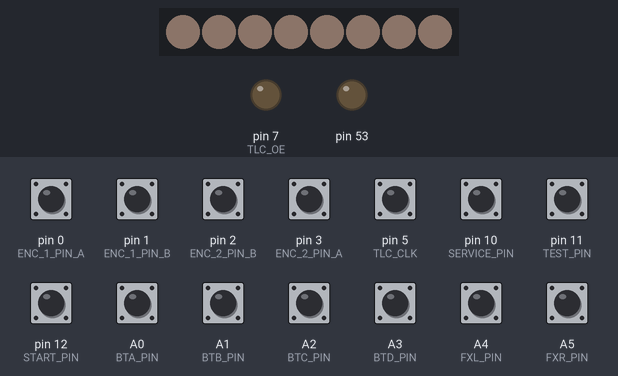
Bench run of a sketch on a simulated Arduino Mega 2560, built with avr-gcc and run on an emulated ATmega2560. Shown: 8 RGB LEDs in strip order, left to right, output pins drawn as LEDs (lit = HIGH). Wiring (inferred from the names in the program): input shift register (74HC165): load pin 6. The inputs (shaded band) are chosen by the test bench; at power-on: A0 (BTA_PIN), A1 (BTB_PIN), A2 (BTC_PIN), A3 (BTD_PIN), A4 (FXL_PIN), A5 (FXR_PIN), pin 0 (ENC_1_PIN_A), pin 1 (ENC_1_PIN_B), pin 2 (ENC_2_PIN_B), pin 3 (ENC_2_PIN_A), pin 5 (TLC_CLK), pin 10 (SERVICE_PIN), pin 11 (TEST_PIN), pin 12 (START_PIN) HIGH. Dim RGB values are drawn brighter than linear; random numbers use the default seed unless the sketch sets one.

Above: at 0.99 s.
1.3 s: A1 (BTB_PIN) pulled LOW for 0.15 s
At 1.61 s:
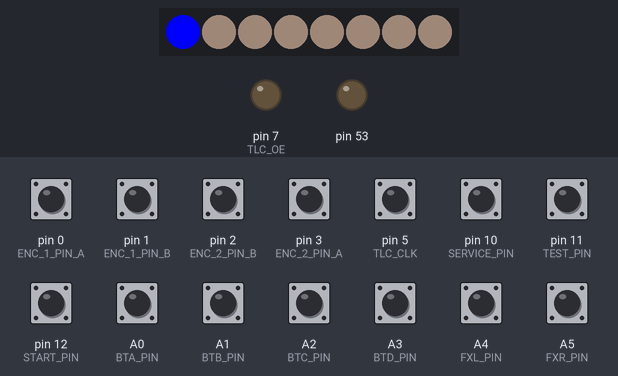
2.0 s: A5 (FXR_PIN) pulled LOW for 0.15 s
At 2.26 s:
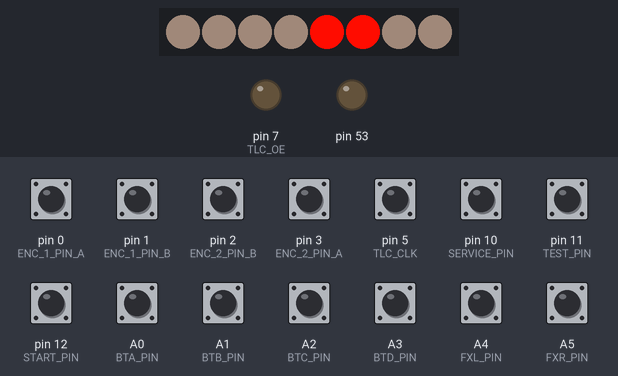
2.7 s: pin 10 (SERVICE_PIN) pulled LOW for 0.15 s
3.4 s: pin 2 (ENC_2_PIN_B) pulled LOW for 1 s
At 3.8 s:
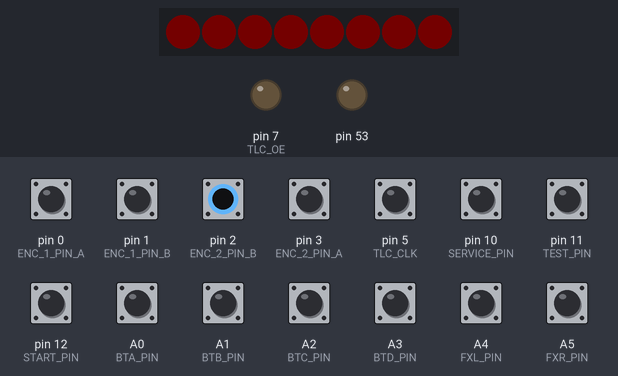
5.0 s: pin 11 (TEST_PIN) pulled LOW for 0.15 s
5.7 s: pin 12 (START_PIN) pulled LOW for 0.15 s
At 8.53 s:
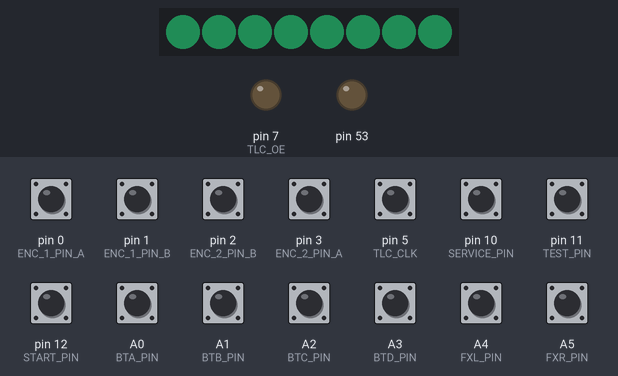
Timing chart, 0 to 8.9 s (numbered marks = the images above; inputs shaded):
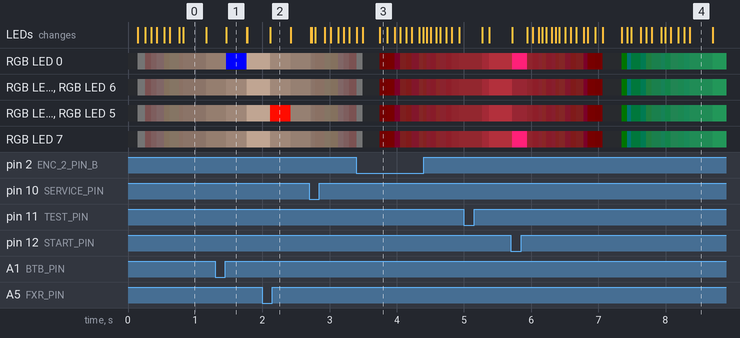

The sketch:

Micro_Voltex.ino
```cpp
#include "Input.h"
#include "Lighting.h"

// LED Lighting Refresh Rate (ms)
#define REFRESH_RATE 4

// 1ms Tasking
unsigned long msCounter;
bool oneMsFlag;

void setup() {
  // Timer3 Setup 1ms Interrupt (16MHz Ext. Clk)
  noInterrupts();
  TCCR3A = 0;
  TCCR3B = 0;
  TCNT3 = 0;

  // COM3A Compare Match Register
  OCR3A = 250;
  // CTC Enable
  TCCR3B |= (1 << WGM32);
  // Prescaler 64
  TCCR3B |= (0 << CS32);
  TCCR3B |= (1 << CS31);
  TCCR3B |= (1 << CS30);
  // Enable COMP3A match register
  TIMSK3 |= (1 << OCIE3A);
  interrupts();

  // Set Button Pin Mode
  inputPinInitialize();

  // Initialize Button Struct
  inputStructInitialize();

  // Initialize Lighting Struct
  lightingStructInitialize();

  // Initialize SPI and GPIO for TLC5947
  tlcSpiInitialize();

  // Initialize Pixels
  pixelInitialize();

  // Start Serial Debug Output
  Serial.begin(115200);

  // Generate Lighting Inverse Log Curve
  generateInverseLogCurve();
}

ISR(TIMER3_COMPA_vect) {
  ++msCounter;
  oneMsFlag = true;
}

void loop() {
  backgroundTask();
  oneMsTask();

  //testCode();
}

void testCode() {

}

void backgroundTask() {
  checkAllKeyEvents();
  encFuncLeft();
  encFuncRight();
}

void oneMsTask() {
  static long temp;
  static long temp2;
  if (oneMsFlag) {

    temp = micros();
    if (msCounter % 2 == 0 && msCounter % 4 == 0) {
      //tlcButtonReactive();
      tlcButtonReactiveFade(1);

      tlcSpiUpdate();
    }
    else if (msCounter % 2 == 0) {
      //pixelBreatheFixed(25, 255, 32, 120);
      pixelBreatheRandom(25);
      //pixelColorShift(100, 32);
      pixelButtonReactive();

      pixelUpdate();
    }
    temp2 = micros();

    if(msCounter % 1000 == 0) {

    }

    //Serial.println(temp2 - temp);
  }

  oneMsFlag = false;
}
```

Input.cpp
```cpp
#include <Arduino.h>
#include <Mouse.h>
#include <Keyboard.h>
#include "./src/Encoder/Encoder.h"
#include "Input.h"
#include "Lighting.h"

// Button Input Pins
#define BTA_PIN     A0
#define BTB_PIN     A1
#define BTC_PIN     A2
#define BTD_PIN     A3
#define FXL_PIN     A4
#define FXR_PIN     A5
#define START_PIN   12
#define SERVICE_PIN 10
#define TEST_PIN    11

// Encoder Pins
#define ENC_1_PIN_A 0
#define ENC_1_PIN_B 1
#define ENC_2_PIN_A 3
#define ENC_2_PIN_B 2

// Software Debounce Interval (ms)
#define DEBOUNCE 10

// Encoder
Encoder encLeft(ENC_1_PIN_A, ENC_1_PIN_B);
Encoder encRight(ENC_2_PIN_A, ENC_2_PIN_B);

// Global Input Struct
input_type inputStruct;

void inputPinInitialize() {
  // Pin Mode Declarations
  pinMode(BTA_PIN, INPUT_PULLUP);
  pinMode(BTB_PIN, INPUT_PULLUP);
  pinMode(BTC_PIN, INPUT_PULLUP);
  pinMode(BTD_PIN, INPUT_PULLUP);
  pinMode(FXL_PIN, INPUT_PULLUP);
  pinMode(FXR_PIN, INPUT_PULLUP);
  pinMode(SERVICE_PIN, INPUT_PULLUP);
  pinMode(TEST_PIN, INPUT_PULLUP);
  pinMode(START_PIN, INPUT_PULLUP);
}

void inputStructInitialize() {
  inputStruct.buttonPin[0] = BTA_PIN;
  inputStruct.buttonPin[1] = BTB_PIN;
  inputStruct.buttonPin[2] = BTC_PIN;
  inputStruct.buttonPin[3] = BTD_PIN;
  inputStruct.buttonPin[4] = FXL_PIN;
  inputStruct.buttonPin[5] = FXR_PIN;
  inputStruct.buttonPin[6] = START_PIN;
  inputStruct.buttonPin[7] = SERVICE_PIN;
  inputStruct.buttonPin[8] = TEST_PIN;

  memset(inputStruct.keyTimer, 0, 9 * sizeof(unsigned long));

  memset(inputStruct.buttonState, false, 2);

  inputStruct.asciiKey[0] = 0x64;
  inputStruct.asciiKey[1] = 0x66;
  inputStruct.asciiKey[2] = 0x6A;
  inputStruct.asciiKey[3] = 0x6B;
  inputStruct.asciiKey[4] = 0x6D;
  inputStruct.asciiKey[5] = 0x63;
  inputStruct.asciiKey[6] = 0x31;
  inputStruct.asciiKey[7] = 0x00;
  inputStruct.asciiKey[8] = 0x00;

  inputStruct.asciiKeyAlt[0] = 0x00;
  inputStruct.asciiKeyAlt[1] = 0x00;
  inputStruct.asciiKeyAlt[2] = 0x00;
  inputStruct.asciiKeyAlt[3] = 0x00;
  inputStruct.asciiKeyAlt[4] = 0x00;
  inputStruct.asciiKeyAlt[5] = 0x00;
  inputStruct.asciiKeyAlt[6] = 0x00;
  inputStruct.asciiKeyAlt[7] = 0x5B;
  inputStruct.asciiKeyAlt[8] = 0x5D;
}

void checkAllKeyEvents() {
  for (unsigned char i = 0; i < 9; ++i) {
    if (digitalRead(inputStruct.buttonPin[i]) == LOW && inputStruct.buttonState[i] == false) {
      Keyboard.press(inputStruct.asciiKey[i]);
      inputStruct.buttonState[i] = true;
      inputStruct.keyTimer[i] = millis();
    }
    else if (digitalRead(inputStruct.buttonPin[i]) == HIGH && inputStruct.buttonState[i] == true && millis() - inputStruct.keyTimer[i] > DEBOUNCE) {
      Keyboard.release(inputStruct.asciiKey[i]);
      inputStruct.buttonState[i] = false;
    }
  }
}

void encFuncLeft() {
  if (encLeft.read() != 0) {
    pixelEncoderSetLeftFlag();
    Mouse.move(encLeft.read(), 0, 0);
  }
  encLeft.write(0);
}

void encFuncRight() {
  if (encRight.read() != 0) {
    pixelEncoderSetRightFlag();
    Mouse.move(0, encRight.read(), 0);
  }
  encRight.write(0);
}
```

Input.h
```cpp
typedef struct {
  unsigned long keyTimer    [9];
  unsigned char buttonPin   [9];
  signed char   asciiKey    [9];
  signed char   asciiKeyAlt [9];
  bool          buttonState [9];
} input_type;

void inputPinInitialize();

void inputStructInitialize();

void checkAllKeyEvents();

void encFuncLeft();

void encFuncRight();
```

Lighting.cpp
```cpp
#include <Arduino.h>
#include <SPI.h>
#include "./src/NeoPixel/Adafruit_NeoPixel.h"
#include "Input.h"
#include "Lighting.h"

// TLC5947 Pins
#define TLC_DATA 4
#define TLC_CLK  5
#define TLC_LAT  6
#define TLC_OE   7

// NeoPixel
#define PIXEL_COUNT 8

// LED Lighting Levels
#define LIGHTING_LEVELS 64

SPISettings TLC_SPI_SETTINGS(8000000, MSBFIRST, SPI_MODE0);

Adafruit_NeoPixel pixel(PIXEL_COUNT, 8, NEO_GRB + NEO_KHZ800);

unsigned char ledSpiBuffer[48];
bool pixelEncoderLeftFlag;
bool pixelEncoderRightFlag;

// LED Lighting
float logArray[LIGHTING_LEVELS];

lighting_type lightingStruct;

void lightingStructInitialize() {
  lightingStruct.ledId[0] = 0;
  lightingStruct.ledId[1] = 3;
  lightingStruct.ledId[2] = 1;
  lightingStruct.ledId[3] = 2;
  lightingStruct.ledId[4] = 6;
  lightingStruct.ledId[5] = 5;
  lightingStruct.ledId[6] = 4;
}

void rand256(unsigned char *input) {
  // Faster Than Random(x,y) 6us vs. 80us
  *input = *input ^ (unsigned char)(micros()) ^ (unsigned char)(millis());
}

void generateInverseLogCurve() {
  for (unsigned char i = 1; i < (LIGHTING_LEVELS + 1); ++i) {
    //logArray[LIGHTING_LEVELS - i] = (unsigned char)((log(i) / log(64)) * 255);
    if (i == 1) {
      logArray[LIGHTING_LEVELS - i] = 1;
    }
    else {
      logArray[LIGHTING_LEVELS - i] = (float)(1.0 - ((log(i) / log(64))));
    }
  }
}

void tlcSpiInitialize() {
  // Initialize SPI Pins
  pinMode(MOSI, OUTPUT);
  pinMode(SCK, OUTPUT);

  // Ensure SPI Isn't Affected By Floating Chip Select
  pinMode(SS, OUTPUT);

  // Initialize TLC Specific Pins
  pinMode(TLC_LAT, OUTPUT);
  pinMode(TLC_OE, OUTPUT);

  // Ensure TLC GPIO Doesn't Pull SPI (High Impedance)
  pinMode(TLC_DATA, INPUT);
  pinMode(TLC_CLK, INPUT);

  digitalWrite(TLC_OE, LOW);
}

void pixelInitialize() {
  // Start Neopixels
  pixel.begin();
  pixel.show();
}

void tlcSpiWrite(unsigned char id, unsigned short r, unsigned short g, unsigned short b) {
  static unsigned short offset = 0;

  offset = (7 - id) * 4.5;

  // Odd Channel Byte Aligned
  if (id % 2 == 1) {
    ledSpiBuffer[offset] = (unsigned char)(b >> 4);
    ledSpiBuffer[offset + 1] = (unsigned char)((b << 4) | (g >> 8));
    ledSpiBuffer[offset + 2] = (unsigned char)(g);
    ledSpiBuffer[offset + 3] = (unsigned char)(r >> 4);
    ledSpiBuffer[offset + 4] |= (unsigned char)((r << 4) & 0xF0);
  }
  // Even Channel 4-Bit Offset
  else {
    ledSpiBuffer[offset] |= (unsigned char)(b >> 8);
    ledSpiBuffer[offset + 1] = (unsigned char)(b);
    ledSpiBuffer[offset + 2] = (unsigned char)(g >> 4);
    ledSpiBuffer[offset + 3] = (unsigned char)((g << 4) | (r >> 8));
    ledSpiBuffer[offset + 4] = (unsigned char)(r);
  }
}

void tlcSpiUpdate() {
  // Output TLC GS Data
  SPI.beginTransaction(TLC_SPI_SETTINGS);
  for (unsigned char i = 0; i < 36; ++i) {
    SPI.transfer(ledSpiBuffer[i]);
  }
  SPI.endTransaction();

  // Latch TLC GS Shift Register
  PORTD |= 0b10000000;
  PORTD &= 0b01111111;

  // Clear SPI Buffer Array
  memset(&ledSpiBuffer[0], 0, sizeof(ledSpiBuffer));
}

void tlcButtonReactive() {
  for (unsigned char i = 0; i < 7; ++i) {
    if (inputStruct.buttonState[i] == true) {
      switch (i) {
        case 0:
        case 1:
        case 2:
        case 3:
          tlcSpiWrite(lightingStruct.ledId[i], 0, 0, 2048);
          break;
        case 4:
        case 5:
          tlcSpiWrite(lightingStruct.ledId[i], 2048, 96, 0);
          break;
        case 6:
          tlcSpiWrite(lightingStruct.ledId[i], 1024, 1024, 1024);
          break;
      }
    }
    else {
      tlcSpiWrite(lightingStruct.ledId[i], 0, 0, 0);
    }
  }
}

void tlcButtonReactiveFade(unsigned short stepInterval) {
  static unsigned long lastDegenUpdate[7] = {0, 0, 0, 0, 0, 0, 0};
  static unsigned char degenLevel[7] = {0, 0, 0, 0, 0, 0, 0};

  for (unsigned char i = 0; i < 7; ++i) {
    if (inputStruct.buttonState[i] == true) {
      switch (i) {
        case 0:
        case 1:
        case 2:
        case 3:
          tlcSpiWrite(lightingStruct.ledId[i], 0, 0, 2048 * logArray[LIGHTING_LEVELS - 1]);
          break;
        case 4:
        case 5:
          tlcSpiWrite(lightingStruct.ledId[i], 2048 * logArray[LIGHTING_LEVELS - 1], 96 * logArray[LIGHTING_LEVELS - 1], 0);
          break;
        case 6:
          tlcSpiWrite(lightingStruct.ledId[i], 2048 * logArray[degenLevel[i]], 257 * logArray[degenLevel[i]], 968 * logArray[degenLevel[i]]);
          break;
      }
      lastDegenUpdate[i] = msCounter;
      degenLevel[i] = 63;
    }
    else {
      if (msCounter - lastDegenUpdate[i] >= stepInterval && degenLevel[i] > 0) {
        lastDegenUpdate[i] = msCounter;
        --degenLevel[i];
        switch (i) {
          case 0:
          case 1:
          case 2:
          case 3:
            tlcSpiWrite(lightingStruct.ledId[i], 0, 0, 2048 * logArray[degenLevel[i]]);
            break;
          case 4:
          case 5:
            tlcSpiWrite(lightingStruct.ledId[i], 2048 * logArray[degenLevel[i]], 96 * logArray[degenLevel[i]], 0);
            break;
          case 6:
            tlcSpiWrite(lightingStruct.ledId[i], 2048 * logArray[degenLevel[i]], 257 * logArray[degenLevel[i]], 968 * logArray[degenLevel[i]]);
            break;
        }
      }
    }
  }
}

void pixelBreatheFixed(unsigned short stepInterval, unsigned char r, unsigned char g, unsigned char b) {
  static unsigned long lastBreatheUpdate = 0;
  static unsigned char lastInverseLogLevel = 0;
  static bool breatheIncreasing = true;

  if (msCounter - lastBreatheUpdate >= stepInterval) {
    if (breatheIncreasing) {
      if (lastInverseLogLevel < LIGHTING_LEVELS - 1) {
        ++lastInverseLogLevel;
      }
      else {
        breatheIncreasing = false;
      }
    }
    else {
      if (lastInverseLogLevel > 0) {
        --lastInverseLogLevel;
      }
      else {
        breatheIncreasing = true;
      }
    }
    for (unsigned char i = 0; i < PIXEL_COUNT; ++i) {
      pixel.setPixelColor(i, r * logArray[lastInverseLogLevel], g * logArray[lastInverseLogLevel], b * logArray[lastInverseLogLevel]);
    }
    lastBreatheUpdate = msCounter;
  }
}

void pixelBreatheRandom(unsigned short stepInterval) {
  static unsigned long lastBreatheUpdate = 0;
  static unsigned char lastInverseLogLevel = 0;
  static unsigned char r;
  static unsigned char g;
  static unsigned char b;
  static bool breatheIncreasing = true;

  if (msCounter - lastBreatheUpdate >= stepInterval) {
    if (!lastInverseLogLevel)
    {
      rand256(&r);
      rand256(&g);
      rand256(&b);
    }

    if (breatheIncreasing) {
      if (lastInverseLogLevel < LIGHTING_LEVELS - 1) {
        ++lastInverseLogLevel;
      }
      else {
        breatheIncreasing = false;
      }
    }
    else {
      if (lastInverseLogLevel > 0) {
        --lastInverseLogLevel;
      }
      else {
        breatheIncreasing = true;
      }
    }

    for (unsigned char i = 0; i < PIXEL_COUNT; ++i) {
      pixel.setPixelColor(i, r * logArray[lastInverseLogLevel], g * logArray[lastInverseLogLevel], b * logArray[lastInverseLogLevel]);
    }

    lastBreatheUpdate = msCounter;
  }
}

void pixelColorShift(unsigned short stepInterval, unsigned char stepLevels) {
  static unsigned long lastShiftUpdate = 0;
  static float rDelta = 0;
  static float gDelta = 0;
  static float bDelta = 0;
  static float r = 0;
  static float g = 0;
  static float b = 0;
  static unsigned char shiftIndex = 0;

  static unsigned char temp;
  static unsigned long temp1;
  static unsigned long temp2;

  if (msCounter - lastShiftUpdate >= stepInterval) {
    if (shiftIndex >= stepLevels || shiftIndex == 0) {
      shiftIndex = 0;

      temp1 = micros();
      rand256(&temp);
      rand256(&temp);
      rand256(&temp);
      temp2 = micros();

      Serial.print("Rand256 - ");
      Serial.println(temp2 - temp1);

      temp1 = micros();
      rDelta = random(0, 255);
      gDelta = random(0, 255);
      bDelta = random(0, 255);
      temp2 = micros();

      Serial.print("Random  - ");
      Serial.println(temp2 - temp1);

      rDelta = (rDelta - r) / stepLevels;
      gDelta = (gDelta - g) / stepLevels;
      bDelta = (bDelta - b) / stepLevels;
    }

    if (shiftIndex < stepLevels) {
      r += rDelta;
      g += gDelta;
      b += bDelta;

      ++shiftIndex;

      for (unsigned char i = 0; i < PIXEL_COUNT; ++i) {
        pixel.setPixelColor(i, (unsigned char)r, (unsigned char)g, (unsigned char)b);
      }

      lastShiftUpdate = msCounter;
    }
  }
}

void pixelButtonReactive() {
  for (unsigned char i = 0; i < sizeof(lightingStruct.ledId); ++i) {
    if (inputStruct.buttonState[i] == true) {
      switch (i) {
        case 0:
          pixel.setPixelColor(1, 0, 0, 255);
          break;
        case 1:
          pixel.setPixelColor(0, 0, 0, 255);
          break;
        case 2:
          pixel.setPixelColor(7, 0, 0, 255);
          break;
        case 3:
          pixel.setPixelColor(6, 0, 0, 255);
          break;
        case 4:
          pixel.setPixelColor(2, 255, 36, 0);
          pixel.setPixelColor(3, 255, 36, 0);
          break;
        case 5:
          pixel.setPixelColor(4, 255, 12, 0);
          pixel.setPixelColor(5, 255, 12, 0);
          break;
        case 6:
          pixel.setPixelColor(0, 255, 32, 120);
          pixel.setPixelColor(7, 255, 32, 120);
          break;
      }
    }
    /*else {
      switch (i) {
        case 0:
          pixel.setPixelColor(1, 0, 0, 0);
          break;
        case 1:
          pixel.setPixelColor(0, 0, 0, 0);
          break;
        case 2:
          pixel.setPixelColor(7, 0, 0, 0);
          break;
        case 3:
          pixel.setPixelColor(6, 0, 0, 0);
          break;
        case 4:
          pixel.setPixelColor(2, 0, 0, 0);
          pixel.setPixelColor(3, 0, 0, 0);
          break;
        case 5:
          pixel.setPixelColor(4, 0, 0, 0);
          pixel.setPixelColor(5, 0, 0, 0);
          break;
        case 6:
          if (buttonState[1] == false) {
            pixel.setPixelColor(0, 0, 0, 0);
          }
          if (buttonState[2] == false) {
            pixel.setPixelColor(7, 0, 0, 0);
          }
          break;
      }
      }*/
  }
}

void pixelEncoderSetLeftFlag() {
  pixelEncoderLeftFlag = true;
}

void pixelEncoderSetRightFlag() {
  pixelEncoderRightFlag = true;
}

void pixelEncoderReactiveFade(unsigned short stepInterval) {
  static unsigned long lastDegenUpdate = 0;
  static unsigned char leftDegenLevel = 0;
  static unsigned char rightDegenLevel = 0;

  if (msCounter - lastDegenUpdate >= stepInterval) {


    lastDegenUpdate = msCounter;
  }
}

void pixelUpdate() {
  pixel.show();
}
```

Lighting.h
```cpp
typedef struct {
  unsigned char ledId [7];
} lighting_type;

typedef struct {
  unsigned char r;
  unsigned char g;
  unsigned char b;
} rgb_u08_type;

typedef struct {
  unsigned short r;
  unsigned short g;
  unsigned short b;
} rgb_u16_type;

extern unsigned long msCounter;
extern input_type inputStruct;

void lightingStructInitialize();

void rand256(unsigned char *input);

void generateInverseLogCurve();

void tlcSpiInitialize();

void pixelInitialize();

void tlcSpiWrite(unsigned char id, unsigned short r, unsigned short g, unsigned short b);

void tlcSpiUpdate();

void tlcButtonReactive();

void tlcButtonReactiveFade(unsigned short stepInterval);

void pixelBreatheFixed(unsigned short stepInterval, unsigned char r, unsigned char g, unsigned char b);

void pixelBreatheRandom(unsigned short stepInterval);

void pixelColorShift(unsigned short stepInterval, unsigned char stepLevels);

void pixelButtonReactive();

void pixelEncoderSetLeftFlag();

void pixelEncoderSetRightFlag();

void pixelEncoderReactiveFade(unsigned short stepInterval);

void pixelUpdate();
```

Encoder.cpp
```cpp
#include "Encoder.h"

// Yes, all the code is in the header file, to provide the user
// configure options with #define (before they include it), and
// to facilitate some crafty optimizations!

Encoder_internal_state_t * Encoder::interruptArgs[];
```

Source omitted: Encoder.h (26117 bytes), direct_pin_read.h (2973 bytes), esp8266.c (2451 bytes), interrupt_pins.h (5918 bytes)
